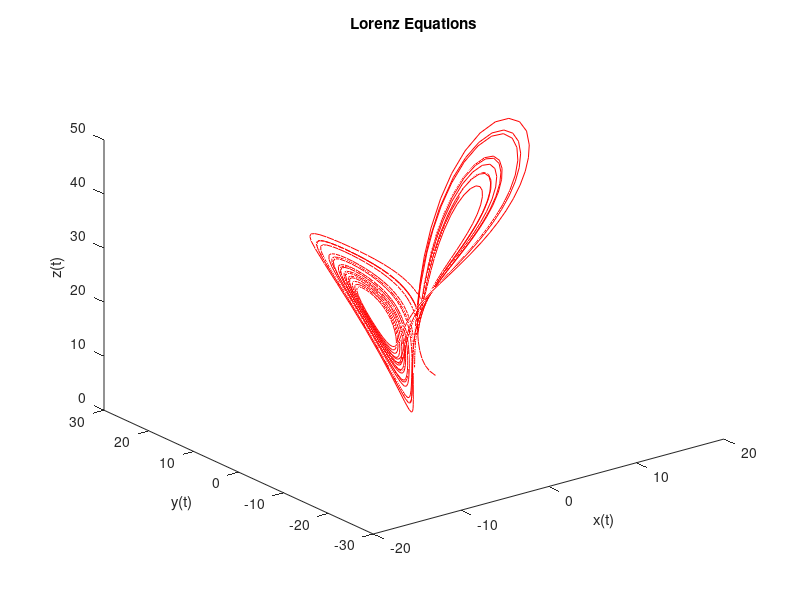

Source code (MATLAB):
%define variables

sigma  = 10;
r = 28;
b = 8/3;

f = @(t,y) [sigma*(y(2) - y(1)); 
    (r*y(1)) - y(2) - (y(1)*y(3)); ...
    (y(1)*y(2)) - (b*y(3))];


T = 20; % final time
ic = [5;5;5]; % initial condition

[tspan, vals] = ode45(f, [0, T], ic);


x_vals = vals(:,1);
y_vals = vals(:,2);
z_vals = vals(:,3);

% plot
figure;
plot3(x_vals, y_vals, z_vals, 'r') % first component
hold on;

title("Lorenz Equations")
xlabel("x(t)");
ylabel("y(t)");
zlabel("z(t)");
hold off;